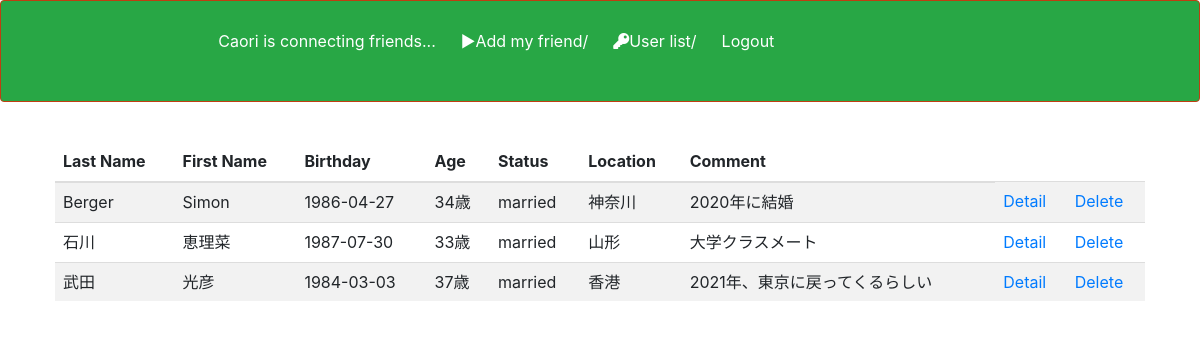
The app's page /select_friends.php (signed in) with its own data.
### tables this page shows
CREATE TABLE `gs_friend_table` (
  `friend_id` int(12) NOT NULL,
  `id` int(12) NOT NULL,
  `friend_fname` varchar(64) NOT NULL,
  `friend_lname` varchar(64) NOT NULL,
  `friend_bd` date NOT NULL,
  `friend_status` varchar(20) NOT NULL,
  `friend_location` varchar(20) NOT NULL,
  `friend_comment` varchar(300) NOT NULL,
  `life_flg` int(1) NOT NULL
);

### funcs.php (called while the page is built, shortened)
<?php
function h($str)
{
    return htmlspecialchars($str, ENT_QUOTES);
}
?>

### select_friends.php (the view, shortened to what this page needs)
<?php
include('funcs.php');
$pdo = dbConnect();
$stmt = $pdo->prepare("SELECT * FROM gs_friend_table WHERE id = {$_SESSION["id"]} AND life_flg=0");
$status = $stmt->execute();
$stmt2 = $pdo->prepare("SELECT * FROM gs_family_table");
$status = $stmt2->execute();
$view = "";
if ($status == false) {
    $error = $stmt->errorInfo();
    exit('ErrorQuery:' . print_r($error, true));
}else{
    while( $result = $stmt->fetch(PDO::FETCH_ASSOC)){
    $friend_fname = h($result['friend_fname']);
    $friend_lname = h($result['friend_lname']);
    $friend_bd = h($result['friend_bd']);
    $friend_status = h($result['friend_status']);
    $friend_location = h($result['friend_location']);
    $friend_comment = h($result['friend_comment']);
    $now = date("Ymd");
    $birthday=str_replace("-", "", h($result['friend_bd']));
    $age =(int)(($now-$birthday)/10000).'歳';
       $view .= '<tr>';
       $view .= '<td>';
       $view .= $friend_lname;
       $view .= '</td>';
       $view .= '<td>';
       $view .= $friend_fname;
       $view .= '</td>';
       $view .= '<td>';
       $view .= $friend_bd;
       $view .= '</td>';
       $view .= '<td>';
       $view .= $age;
       $view .= '</td>';
       $view .= '<td>';
       $view .= $friend_status;
       $view .= '</td>';
       $view .= '<td>';
       $view .= $friend_location;
       $view .= '</td>';
       $view .= '<td>';
       $view .= $friend_comment;
       $view .= '</td>';
       $view .= '<td>';
       $view .= '<a href="family_view.php?friend_id='.$result['friend_id'].'">'."Detail".'</a>';
       $view .= '</td>';
       $view .= '<td>';
       $view .= '<a href="delete_view.php?friend_id='.$result['friend_id'].'">'."Delete".'</a>';
       $view .= '</td>';
    }
}
?>
<!DOCTYPE html>
<html lang="ja">
<head>
<link rel="stylesheet" href="css/range.css">
<link rel="stylesheet" href="https://use.fontawesome.com/releases/v5.15.3/css/all.css">
<link href="css/bootstrap.min.css" rel="stylesheet">
<link rel="stylesheet" href="https://stackpath.bootstrapcdn.com/bootstrap/4.5.2/css/bootstrap.min.css">
</head>
<body id="main">
<header>
    <nav class="navbar navbar-default bg-success">
    <div class="container-fluid">
        <div class="navbar-header">
        <span class="navbar-brand"><font size=3><?= $_SESSION["user_name"] ?> is connecting friends...</span>
        <a class="navbar-brand" href="friend_form.php"><font size=3>▶︎Add my friend/</a>
        <a class="navbar-brand" href="select_user.php" style="display:none" id="user_list"><font size=3><i class="fas fa-key"></i>User list/</a>
        <a class="navbar-brand" href="logout.php"><font size=3>Logout</a>
        </div>
    </div>
    </nav>
</header>
        <div class="container">
            <div class="table-responsive">
                <table class="table table-striped">
                    <thead>
                        <tr>
                            <th>Last Name</th>
                            <th>First Name</th>
                            <th>Birthday</th>
                            <th>Age</th>
                            <th>Status</th>
                            <th>Location</th>
                            <th>Comment</th>
                        </tr>
                    </thead>
                <tbody>
                    <?= $view ?>
                </tbody>
                </table>
            </div>
        </div>
</body>
</html>

### select_friends.php (style rules this page uses)
div { padding: 10px;font-size:16px; }

### records on screen
gs_friend_table: value "Berger Simon 1986-04-27 34歳 married 神奈川 2020年に結婚"
gs_friend_table: value "石川 恵理菜 1987-07-30 33歳 married 山形 大学クラスメート"
gs_friend_table: value "武田 光彦 1984-03-03 37歳 married 香港 2021年、東京に戻ってくるらしい"

### other values on screen
$_SESSION["user_name"] "Caori"
